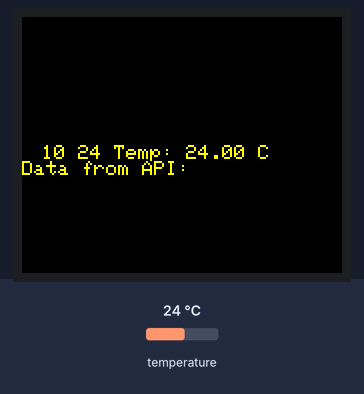
Bench run of a program on a simulated ESP32. Parts: 160×128 colour display. The inputs (shaded band) are chosen by the test bench; at power-on: temperature 24 °C. WiFi joins after 1.5 s; servers stay silent unless stated; the local clock reads 2024-03-15 10:24:30 at power-on unless the program sets it; what the program prints to the serial monitor is not drawn.

Above: at 2.8 s.
2.9 s: temperature set to 12 °C
At 4.8 s:
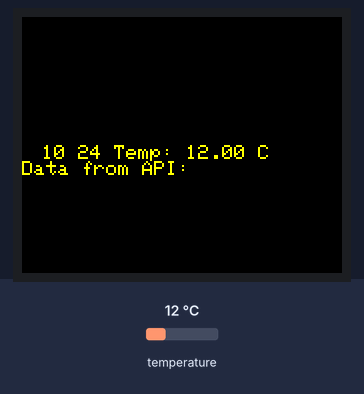
5.4 s: temperature set to 19 °C
7.6 s: temperature set to 28 °C
At 9.1 s:
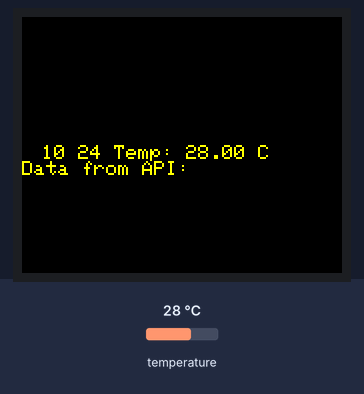
Timing chart, 0 to 10.6 s (numbered marks = the images above; inputs shaded):
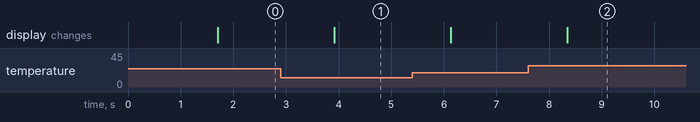

The program:

main.cpp
```cpp
#include <Arduino.h>
#include <RTClib.h>
#include <TFT_eSPI.h>
#include <SPI.h>
#include <WiFi.h>
#include <HTTPClient.h>

#define SSID "testnetwork"
#define PSSWD "testpassword"

String serverName = "http://api.konnilol.tk";

TFT_eSPI tft = TFT_eSPI(); //initialize display library

byte omm = 99;
bool initial = 1;
byte xcolon = 0;
unsigned int color = 0;

static uint8_t conv2d(const char* p) {
  uint8_t v =  0;
  if ('0' <= *p && *p <= '9')
    v = *p - '0';
  return 10 * v + *++p - '0';
}

RTC_DS3231 rtc; //initialize RTC

char daysOfTheWeek[7][12] = {"Sunday", "Monday", "Tuesday", "Wednesday", "Thursday", "Friday", "Saturday"};


String getHTTP(String path) {

  String response;

  if(WiFi.status() == WL_CONNECTED) {
    HTTPClient http;

    http.begin(path.c_str());

    int responseCode = http.GET();

    if(responseCode>0) {
      Serial.print("HTTP response code: ");
      Serial.println(responseCode);
      response = http.getString();
      Serial.println(response);
    }

    http.end();

  }
  int str_len = response.length() + 1;
  char char_array[str_len];
  response.toCharArray(char_array, str_len);
  return response;
}

void wifiConnect() {

  WiFi.begin(SSID, PSSWD);
  Serial.println("Connecting");
  while(WiFi.status() != WL_CONNECTED) {
    delay(500);
    Serial.print(".");
  }
  Serial.println("");
  Serial.print("Connected to WiFi network. Your IP Address: ");
  Serial.println(WiFi.localIP());
}

void setup() {

  if(WiFi.status() != WL_CONNECTED) {

    Serial.begin(115200);
    Serial.print("entered void setup");

    wifiConnect();

    tft.init();
    tft.setRotation(1);
    tft.fillScreen(TFT_BLACK);

    tft.setTextColor(TFT_YELLOW, TFT_BLACK);

    tft.print("Setup loop");

    Serial.print("Initialized Screen");


    if (! rtc.begin()) {
      tft.setCursor(5, 5);
      while (1) delay(10);
    }

    if (rtc.lostPower()) {
      rtc.adjust(DateTime(F(__DATE__), F(__TIME__)));
    }

    Serial.print("Initialed RTC");

//  delay(3000);
    tft.fillScreen(TFT_BLACK);
  }
}


void loop() {

  Serial.print("Entered loop \n");

  String response;
  String weather;


  if(WiFi.status() == WL_CONNECTED) {
    //Serial.println("Entered first if");

    String serverPath = serverName+"/";


    DateTime now =  rtc.now();
    //Serial.println("init rtc complete");

    //tft.fillScreen(TFT_BLACK);

    tft.setCursor(10, 64);
    tft.setTextColor(TFT_YELLOW, TFT_BLACK);
    tft.printf("%02d %02d Temp: %.2f C\n", now.hour(), now.minute(), rtc.getTemperature());
    tft.print("Data from API: ");
    tft.println(getHTTP(serverPath));
    //Serial.println("completed wite to screen");
    delay(900);
  }
  else if (WiFi.status() != WL_CONNECTED){
    wifiConnect();
  }


}
```

Measured:
- after the input at 2.9 s, the display: changes after 1.0 s (image 1)
- after the input at 7.6 s, the display: changes after 0.74 s (image 2)
